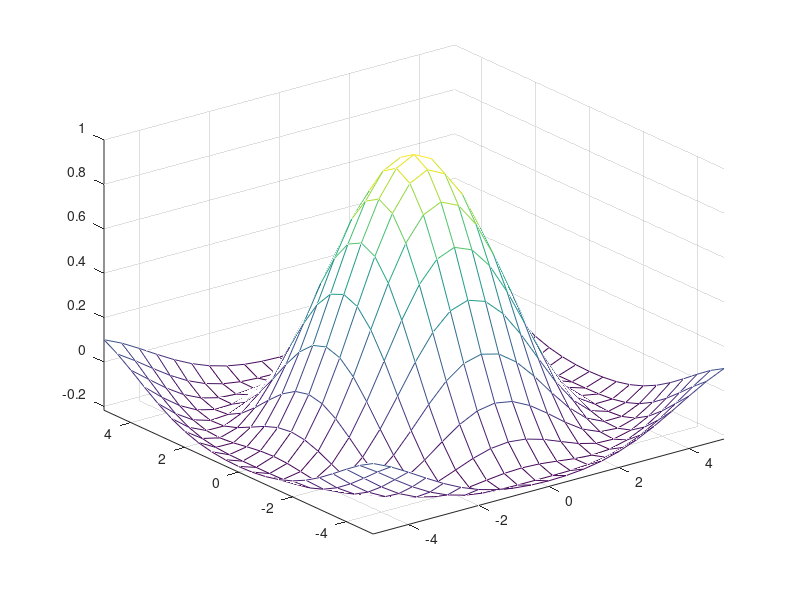

MATLAB code for this plot: (Note: this script raises an error after producing the figure.)
clc,clear all;
%Variables
x_n=0;
y_n=1;
t_max=9;    
[X,Y] = meshgrid(-5:.5:5);
%Función de entrada
R = sqrt(X.^2 + Y.^2) + eps;
Z = sin(R)./R;

mesh(X,Y,Z)
axis tight; hold on;
band=true;
i=1;
contador=0;

interacionFinal=30;
while (band)
    
    for i=1:5
        contador = contador+1;
        if(contador == interacionFinal)
            band = false;
        end
        
        a = random('unif',0,1);
        rn = random('norm',0,1);
        rn2 = random('norm',0,1);
        
        x_1 = x_n - rn;
        y_1 = y_n - rn2;
        r = exp(-((e_funcion(x_n,y_n)-e_funcion(x_1,y_1)/i)));
    
        if(e_funcion(x_1,y_1) > e_funcion(x_n,y_n) || r>a)
            x_n=x_1;
            y_n=y_1;
            disp(e_funcion(x_n,y_n));
            plot3(x_n,y_n,e_funcion(x_n,y_n),'.');
        end
        drawnow();
        pause(0.1);
    end
end

function res = e_funcion(x,y)
    r = sqrt(x^2+y^2) + eps;
    res = sin(r)/r;
end